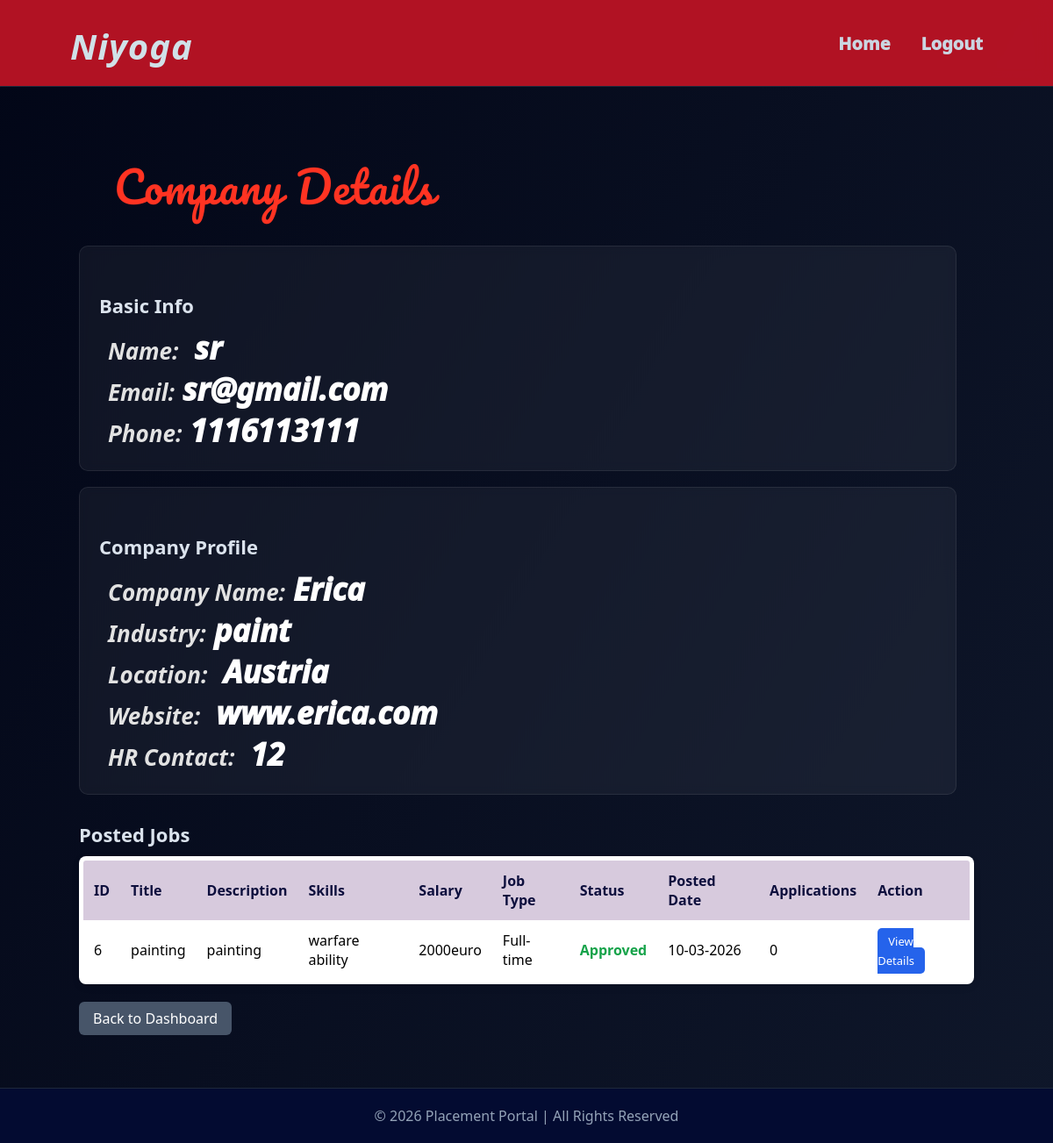
The page /admin/company/5 (signed in) on the database as committed earlier.
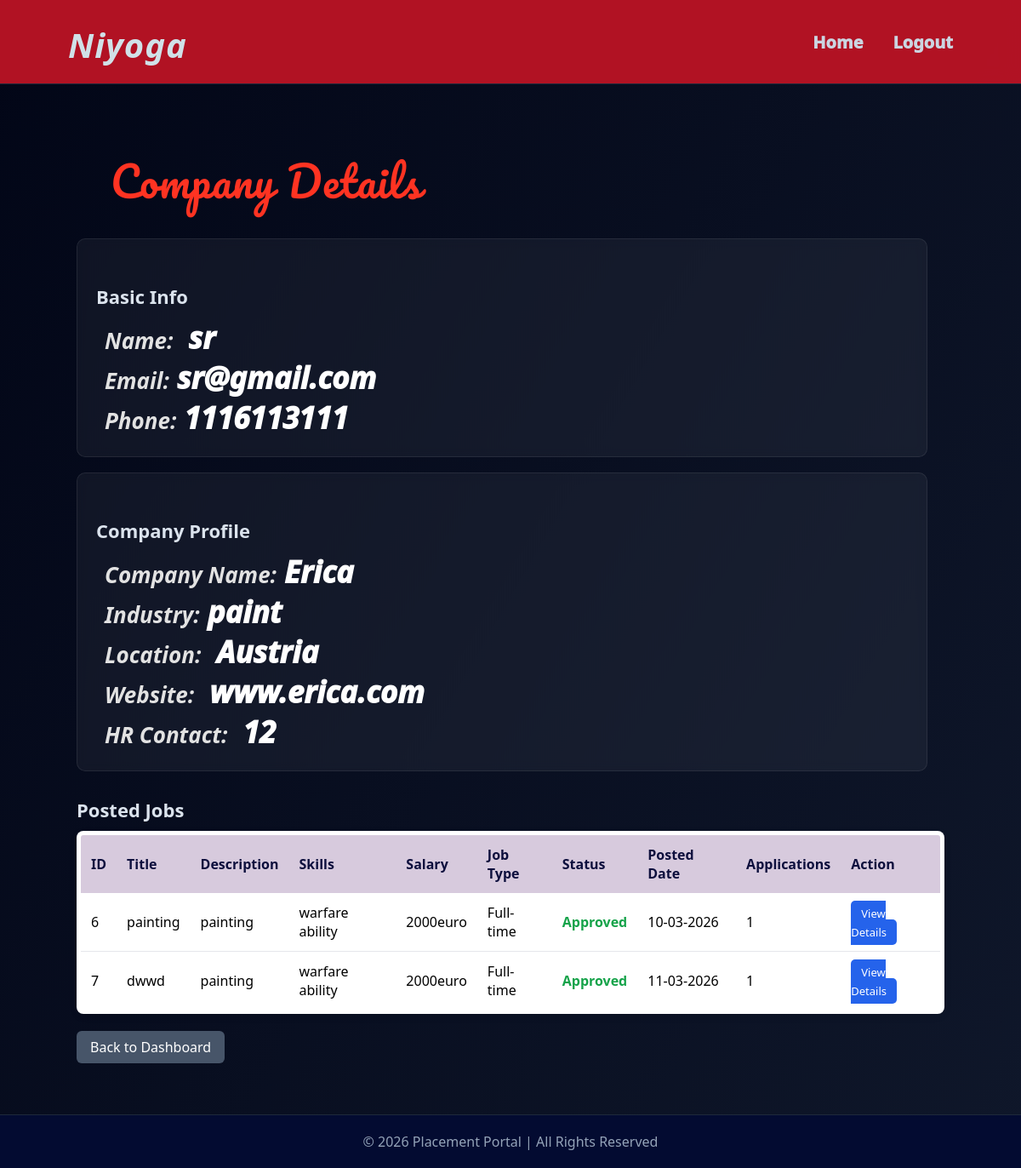
The same page on the database as committed later.
### app.py (models this page shows)
class Job(db.Model):
    __tablename__ = "jobs"
    id = db.Column(db.Integer, primary_key=True)
    company_id = db.Column(
        db.Integer,
        db.ForeignKey("company_profiles.id")
    )
    description = db.Column(db.Text)
    title = db.Column(db.String(150))
    skills = db.Column(db.String(200))
    experience = db.Column(db.String(200))
    salary = db.Column(db.String(50))
    job_type = db.Column(db.String(50), default="Full-time")
    is_approved = db.Column(db.Boolean, default=False)
    is_closed = db.Column(db.Boolean, default=False)
    posted_at = db.Column(db.DateTime, default=datetime.utcnow)
    company = db.relationship("CompanyProfile", back_populates="jobs")
    applications = db.relationship(
        "Application",
        back_populates="job"
    )

### app.py (the view)
@app.route("/admin/company/<int:user_id>")
def admin_view_company(user_id):
    if "user_id" not in session or session.get("role") != "admin":
        return redirect("/login")
    user = Users.query.get_or_404(user_id)
    company_profile = CompanyProfile.query.filter_by(user_id=user.id).first()
    jobs = []
    if company_profile:
        jobs = Job.query.filter_by(company_id=company_profile.id).all()
    return render_template(
        "admin_company_details.html",
        user=user,
        company_profile=company_profile,
        jobs=jobs
    )

### templates/admin_company_details.html (shortened to what this page needs)
{% extends "base.html" %}
{% block content %}
<div class="container">
<h2 class="page-title">Company Details</h2>
<div class="info-card">
<h3 class="section-title">Basic Info</h3>
<p><b>Name:</b> {{ user.name }}</p>
<p><b>Email:</b>{{ user.email }}</p>
<p><b>Phone:</b>{{ user.contact_number}}</p>
</div>
{% if company_profile %}
<div class="info-card">
<h3 class="section-title">Company Profile</h3>
<p><b>Company Name:</b>{{ company_profile.company_name }}</p>
<p><b>Industry:</b>{{ company_profile.industry }}</p>
<p><b>Location:</b> {{ company_profile.location }}</p>
<p><b>Website:</b> {{ company_profile.website }}</p>
<p><b>HR Contact:</b> {{ company_profile.hr_contact }}</p>
</div>
<h3 class="section-title">Posted Jobs</h3>
{% if jobs %}
<table>
<tr>
<th>ID</th>
<th>Title</th>
<th>Description</th>
<th>Skills</th>
<th>Salary</th>
<th>Job Type</th>
<th>Status</th>
<th>Posted Date</th>
<th>Applications</th>
<th>Action</th>
</tr>
{% for job in jobs %}
<tr>
<td>{{ job.id }}</td>
<td>{{ job.title }}</td>
<td>{{ job.description }}</td>
<td>{{ job.skills }}</td>
<td>{{ job.salary }}</td>
<td>{{ job.job_type }}</td>
<td>
{% if job.is_closed %}
<span class="status-closed">Closed</span>
{% elif job.is_approved %}
<span class="status-approved">Approved</span>
{% else %}
<span class="status-pending">Pending</span>
{% endif %}
</td>
<td>
{% if job.posted_at %}
{{ job.posted_at.strftime("%d-%m-%Y") }}
{% else %}
N/A
{% endif %}
</td>
<td>{{ job.applications|length }}</td>
<td>
<a class="view-btn"
href="/admin/job/{{ job.id }}/applications">
View Details
</a>
</td>
</tr>
{% endfor %}
</table>
{% else %}
<p><em>No jobs posted by this company.</em></p>
{% endif %}
{% else %}
<p><em>No company profile found.</em></p>
{% endif %}
<a class="back-btn" href="/admin_dashboard">
Back to Dashboard
</a>
</div>
{% endblock %}

Rows that differ between the two databases and show on the page:
computed for Job id 6: applications|length "0" → "1"
added Job: id "7", title "dwwd", description "painting", skills "warfare ability", salary "2000euro", job_type "Full-time", is_closed "Approved", posted_at "11-03-2026", applications|length "1"
